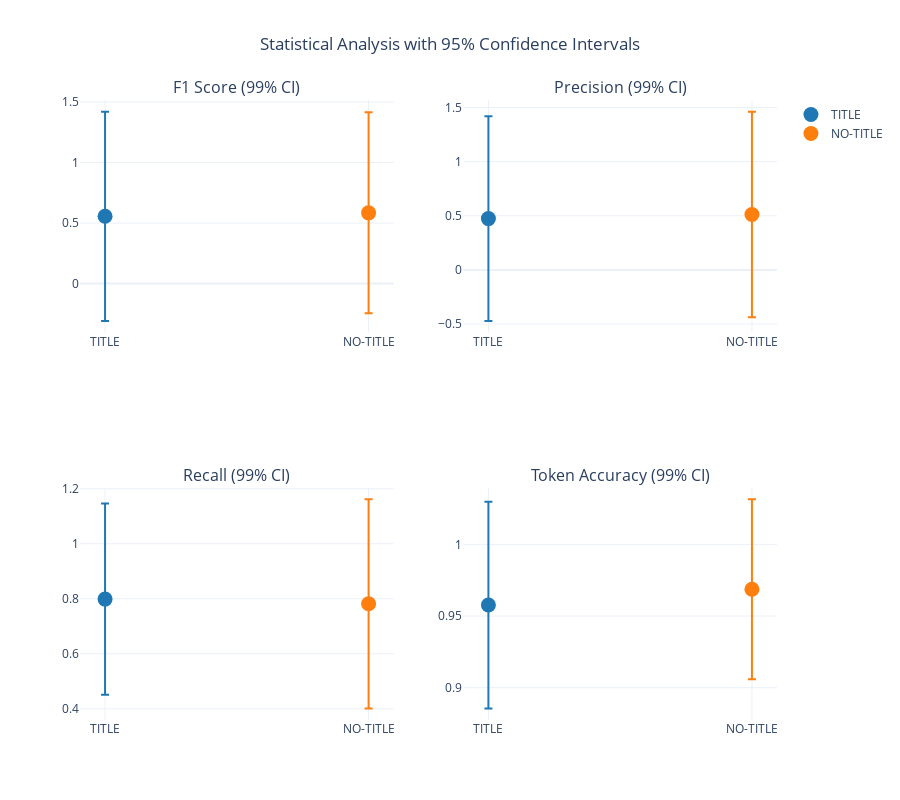

Write notebook code for a chart like this one.
### Code cell
# 7. Statistical Analysis and Confidence Intervals
def create_statistical_analysis():
    """Create statistical analysis with confidence intervals."""
    
    from scipy import stats
    
    # Calculate confidence intervals
    def calculate_ci(data, confidence=0.90):
        n = len(data)
        mean = np.mean(data)
        se = stats.sem(data)
        h = se * stats.t.ppf((1 + confidence) / 2., n-1)
        return mean - h, mean + h
    
    metrics = ['person_f1', 'person_precision', 'person_recall', 'token_accuracy']
    metric_names = ['F1 Score', 'Precision', 'Recall', 'Token Accuracy']
    
    fig = make_subplots(
        rows=2, cols=2,
        subplot_titles=[f'{name} (90% CI)' for name in metric_names]
    )
    
    positions = [(1, 1), (1, 2), (2, 1), (2, 2)]
    colors = {'TITLE': '#1f77b4', 'NO-TITLE': '#ff7f0e'}
    
    for metric, metric_name, (row, col) in zip(metrics, metric_names, positions):
        for model_type in df_results['model_type'].unique():
            model_data = df_results[df_results['model_type'] == model_type]
            data = model_data[metric]
            
            mean_val = np.mean(data)
            ci_lower, ci_upper = calculate_ci(data)
            
            fig.add_trace(
                go.Scatter(
                    x=[model_type],
                    y=[mean_val],
                    error_y=dict(
                        type='data',
                        symmetric=False,
                        array=[ci_upper - mean_val],
                        arrayminus=[mean_val - ci_lower]
                    ),
                    mode='markers',
                    marker=dict(size=15, color=colors[model_type]),
                    name=model_type,
                    showlegend=(row == 1 and col == 1),
                    text=f'{mean_val:.3f} [{ci_lower:.3f}, {ci_upper:.3f}]',
                    hovertemplate='%{text}<extra></extra>'
                ),
                row=row, col=col
            )
    
    fig.update_layout(
        height=800,
        title_text="Statistical Analysis with 95% Confidence Intervals",
        title_x=0.5,
        template="plotly_white"
    )
    
    return fig

# Install scipy if needed
try:
    statistical_fig = create_statistical_analysis()
    statistical_fig.show()
    
    # Save the chart
    statistical_fig.write_html(CHARTS_PATH / f"statistical_analysis_{results_timestamp}.html")
    statistical_fig.write_image(CHARTS_PATH / f"statistical_analysis_{results_timestamp}.png", width=1200, height=800)
    print("✅ Statistical analysis chart saved!")
except ImportError:
    print("⚠️ Scipy not available. Skipping statistical analysis.")

### Figure 1 — Plotly figure (JSON) as saved in the notebook; plotly's stock layout.template omitted (floating-point values rounded to 4 significant figures)
{"data": [{"error_y": {"array": [0.864], "arrayminus": [0.864], "symmetric": false, "type": "data"}, "hovertemplate": "%{text}<extra></extra>", "marker": {"color": "#1f77b4", "size": 15}, "mode": "markers", "name": "TITLE", "showlegend": true, "text": "0.556 [-0.308, 1.420]", "type": "scatter", "x": ["TITLE"], "xaxis": "x", "y": [0.5563], "yaxis": "y"}, {"error_y": {"array": [0.83], "arrayminus": [0.83], "symmetric": false, "type": "data"}, "hovertemplate": "%{text}<extra></extra>", "marker": {"color": "#ff7f0e", "size": 15}, "mode": "markers", "name": "NO-TITLE", "showlegend": true, "text": "0.584 [-0.246, 1.414]", "type": "scatter", "x": ["NO-TITLE"], "xaxis": "x", "y": [0.5843], "yaxis": "y"}, {"error_y": {"array": [0.9454], "arrayminus": [0.9454], "symmetric": false, "type": "data"}, "hovertemplate": "%{text}<extra></extra>", "marker": {"color": "#1f77b4", "size": 15}, "mode": "markers", "name": "TITLE", "showlegend": false, "text": "0.474 [-0.471, 1.420]", "type": "scatter", "x": ["TITLE"], "xaxis": "x2", "y": [0.4743], "yaxis": "y2"}, {"error_y": {"array": [0.9504], "arrayminus": [0.9504], "symmetric": false, "type": "data"}, "hovertemplate": "%{text}<extra></extra>", "marker": {"color": "#ff7f0e", "size": 15}, "mode": "markers", "name": "NO-TITLE", "showlegend": false, "text": "0.512 [-0.438, 1.463]", "type": "scatter", "x": ["NO-TITLE"], "xaxis": "x2", "y": [0.5124], "yaxis": "y2"}, {"error_y": {"array": [0.3476], "arrayminus": [0.3476], "symmetric": false, "type": "data"}, "hovertemplate": "%{text}<extra></extra>", "marker": {"color": "#1f77b4", "size": 15}, "mode": "markers", "name": "TITLE", "showlegend": false, "text": "0.799 [0.451, 1.146]", "type": "scatter", "x": ["TITLE"], "xaxis": "x3", "y": [0.7988], "yaxis": "y3"}, {"error_y": {"array": [0.3804], "arrayminus": [0.3804], "symmetric": false, "type": "data"}, "hovertemplate": "%{text}<extra></extra>", "marker": {"color": "#ff7f0e", "size": 15}, "mode": "markers", "name": "NO-TITLE", "showlegend": false, "text": "0.782 [0.402, 1.162]", "type": "scatter", "x": ["NO-TITLE"], "xaxis": "x3", "y": [0.7819], "yaxis": "y3"}, {"error_y": {"array": [0.07212], "arrayminus": [0.07212], "symmetric": false, "type": "data"}, "hovertemplate": "%{text}<extra></extra>", "marker": {"color": "#1f77b4", "size": 15}, "mode": "markers", "name": "TITLE", "showlegend": false, "text": "0.958 [0.886, 1.030]", "type": "scatter", "x": ["TITLE"], "xaxis": "x4", "y": [0.9577], "yaxis": "y4"}, {"error_y": {"array": [0.06284], "arrayminus": [0.06284], "symmetric": false, "type": "data"}, "hovertemplate": "%{text}<extra></extra>", "marker": {"color": "#ff7f0e", "size": 15}, "mode": "markers", "name": "NO-TITLE", "showlegend": false, "text": "0.969 [0.906, 1.032]", "type": "scatter", "x": ["NO-TITLE"], "xaxis": "x4", "y": [0.9687], "yaxis": "y4"}], "layout": {"annotations": [{"font": {"size": 16}, "showarrow": false, "text": "F1 Score (99% CI)", "x": 0.225, "xanchor": "center", "xref": "paper", "y": 1, "yanchor": "bottom", "yref": "paper"}, {"font": {"size": 16}, "showarrow": false, "text": "Precision (99% CI)", "x": 0.775, "xanchor": "center", "xref": "paper", "y": 1, "yanchor": "bottom", "yref": "paper"}, {"font": {"size": 16}, "showarrow": false, "text": "Recall (99% CI)", "x": 0.225, "xanchor": "center", "xref": "paper", "y": 0.375, "yanchor": "bottom", "yref": "paper"}, {"font": {"size": 16}, "showarrow": false, "text": "Token Accuracy (99% CI)", "x": 0.775, "xanchor": "center", "xref": "paper", "y": 0.375, "yanchor": "bottom", "yref": "paper"}], "height": 800, "title": {"text": "Statistical Analysis with 95% Confidence Intervals", "x": 0.5}, "xaxis": {"anchor": "y", "domain": [0, 0.45]}, "xaxis2": {"anchor": "y2", "domain": [0.55, 1]}, "xaxis3": {"anchor": "y3", "domain": [0, 0.45]}, "xaxis4": {"anchor": "y4", "domain": [0.55, 1]}, "yaxis": {"anchor": "x", "domain": [0.625, 1]}, "yaxis2": {"anchor": "x2", "domain": [0.625, 1]}, "yaxis3": {"anchor": "x3", "domain": [0, 0.375]}, "yaxis4": {"anchor": "x4", "domain": [0, 0.375]}}}
